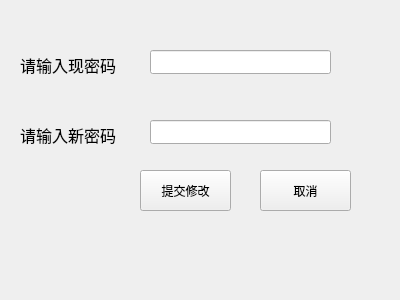
<?xml version="1.0" encoding="UTF-8"?>
<ui version="4.0">
 <class>tenant_upassword</class>
 <widget class="QWidget" name="tenant_upassword">
  <property name="geometry">
   <rect>
    <x>0</x>
    <y>0</y>
    <width>400</width>
    <height>300</height>
   </rect>
  </property>
  <property name="windowTitle">
   <string>Form</string>
  </property>
  <widget class="QLabel" name="label">
   <property name="geometry">
    <rect>
     <x>20</x>
     <y>50</y>
     <width>121</width>
     <height>31</height>
    </rect>
   </property>
   <property name="text">
    <string>&lt;html&gt;&lt;head/&gt;&lt;body&gt;&lt;p&gt;&lt;span style=&quot; font-size:12pt;&quot;&gt;请输入现密码&lt;/span&gt;&lt;/p&gt;&lt;/body&gt;&lt;/html&gt;</string>
   </property>
  </widget>
  <widget class="QLineEdit" name="tup_oldputLineEdit">
   <property name="geometry">
    <rect>
     <x>150</x>
     <y>50</y>
     <width>181</width>
     <height>24</height>
    </rect>
   </property>
  </widget>
  <widget class="QLineEdit" name="tup_newputLineEdit">
   <property name="geometry">
    <rect>
     <x>150</x>
     <y>120</y>
     <width>181</width>
     <height>24</height>
    </rect>
   </property>
  </widget>
  <widget class="QLabel" name="label_2">
   <property name="geometry">
    <rect>
     <x>20</x>
     <y>120</y>
     <width>131</width>
     <height>31</height>
    </rect>
   </property>
   <property name="text">
    <string>&lt;html&gt;&lt;head/&gt;&lt;body&gt;&lt;p&gt;&lt;span style=&quot; font-size:12pt;&quot;&gt;请输入新密码&lt;/span&gt;&lt;/p&gt;&lt;/body&gt;&lt;/html&gt;</string>
   </property>
  </widget>
  <widget class="QPushButton" name="tup_commitButton">
   <property name="geometry">
    <rect>
     <x>140</x>
     <y>170</y>
     <width>91</width>
     <height>41</height>
    </rect>
   </property>
   <property name="text">
    <string>提交修改</string>
   </property>
  </widget>
  <widget class="QPushButton" name="tup_cancelButton_2">
   <property name="geometry">
    <rect>
     <x>260</x>
     <y>170</y>
     <width>91</width>
     <height>41</height>
    </rect>
   </property>
   <property name="text">
    <string>取消</string>
   </property>
  </widget>
 </widget>
 <resources/>
 <connections/>
</ui>
